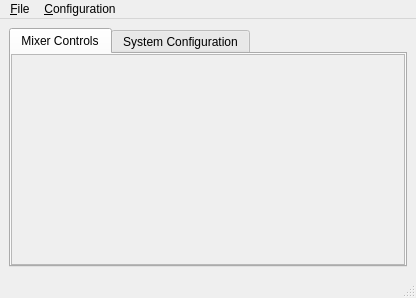
<?xml version="1.0" encoding="UTF-8"?>
<ui version="4.0">
 <class>MixerGUI</class>
 <widget class="QMainWindow" name="MixerGUI">
  <property name="geometry">
   <rect>
    <x>0</x>
    <y>0</y>
    <width>416</width>
    <height>298</height>
   </rect>
  </property>
  <property name="windowTitle">
   <string>Mixer</string>
  </property>
  <property name="windowIcon">
   <iconset resource="pc-mixer.qrc">
    <normaloff>:/icons/audio-volume-high.png</normaloff>:/icons/audio-volume-high.png</iconset>
  </property>
  <widget class="QWidget" name="centralwidget">
   <layout class="QVBoxLayout" name="verticalLayout">
    <item>
     <widget class="QTabWidget" name="tabWidget">
      <property name="currentIndex">
       <number>0</number>
      </property>
      <widget class="QWidget" name="tab">
       <attribute name="title">
        <string>Mixer Controls</string>
       </attribute>
       <layout class="QVBoxLayout" name="verticalLayout_2">
        <property name="spacing">
         <number>0</number>
        </property>
        <property name="leftMargin">
         <number>0</number>
        </property>
        <property name="topMargin">
         <number>0</number>
        </property>
        <property name="rightMargin">
         <number>0</number>
        </property>
        <property name="bottomMargin">
         <number>0</number>
        </property>
        <item>
         <widget class="QScrollArea" name="scrollArea">
          <property name="widgetResizable">
           <bool>true</bool>
          </property>
          <widget class="QWidget" name="scrollAreaWidgetContents">
           <property name="geometry">
            <rect>
             <x>0</x>
             <y>0</y>
             <width>392</width>
             <height>203</height>
            </rect>
           </property>
          </widget>
         </widget>
        </item>
       </layout>
      </widget>
      <widget class="QWidget" name="tab_2">
       <attribute name="title">
        <string>System Configuration</string>
       </attribute>
       <layout class="QFormLayout" name="formLayout">
        <item row="0" column="0">
         <widget class="QLabel" name="label_2">
          <property name="font">
           <font>
            <weight>75</weight>
            <bold>true</bold>
           </font>
          </property>
          <property name="text">
           <string>Recording Device:</string>
          </property>
         </widget>
        </item>
        <item row="0" column="1">
         <widget class="QComboBox" name="combo_record"/>
        </item>
        <item row="1" column="1">
         <widget class="QComboBox" name="combo_default"/>
        </item>
        <item row="1" column="0">
         <widget class="QLabel" name="label_tray">
          <property name="font">
           <font>
            <weight>75</weight>
            <bold>true</bold>
           </font>
          </property>
          <property name="text">
           <string>Default Tray Device:</string>
          </property>
         </widget>
        </item>
        <item row="3" column="0">
         <widget class="QLabel" name="label_3">
          <property name="font">
           <font>
            <weight>75</weight>
            <bold>true</bold>
           </font>
          </property>
          <property name="text">
           <string>Audio Output Channel:</string>
          </property>
         </widget>
        </item>
        <item row="4" column="1">
         <widget class="QCheckBox" name="check_disablepulse">
          <property name="text">
           <string>Disable PulseAudio</string>
          </property>
         </widget>
        </item>
        <item row="3" column="1">
         <widget class="QFrame" name="">
          <property name="frameShape">
           <enum>QFrame::StyledPanel</enum>
          </property>
          <layout class="QVBoxLayout" name="verticalLayout_3">
           <item>
            <widget class="QComboBox" name="combo_outdevice"/>
           </item>
           <item>
            <layout class="QHBoxLayout" name="horizontalLayout">
             <item>
              <widget class="QToolButton" name="tool_test">
               <property name="statusTip">
                <string>Test the current device</string>
               </property>
               <property name="text">
                <string>Test</string>
               </property>
              </widget>
             </item>
             <item>
              <widget class="QToolButton" name="tool_set_default">
               <property name="statusTip">
                <string>Set the current device as the system-wide default</string>
               </property>
               <property name="text">
                <string>Set as Default</string>
               </property>
              </widget>
             </item>
            </layout>
           </item>
          </layout>
         </widget>
        </item>
       </layout>
      </widget>
     </widget>
    </item>
   </layout>
  </widget>
  <widget class="QMenuBar" name="menubar">
   <property name="geometry">
    <rect>
     <x>0</x>
     <y>0</y>
     <width>416</width>
     <height>22</height>
    </rect>
   </property>
   <widget class="QMenu" name="menuFile">
    <property name="title">
     <string>&amp;File</string>
    </property>
    <addaction name="actionClose_Mixer"/>
    <addaction name="separator"/>
    <addaction name="actionClose_Mixer_and_Tray"/>
   </widget>
   <widget class="QMenu" name="menuConfiguration">
    <property name="title">
     <string>&amp;Configuration</string>
    </property>
    <addaction name="action_PulseAudio_Mixer"/>
    <addaction name="actionPulseAudio_Settings"/>
    <addaction name="actionRestart_PulseAudio"/>
   </widget>
   <addaction name="menuFile"/>
   <addaction name="menuConfiguration"/>
  </widget>
  <widget class="QStatusBar" name="statusbar"/>
  <action name="actionClose_Mixer_and_Tray">
   <property name="icon">
    <iconset resource="pc-mixer.qrc">
     <normaloff>:/icons/application-exit.png</normaloff>:/icons/application-exit.png</iconset>
   </property>
   <property name="text">
    <string>Close Mixer and Tray</string>
   </property>
  </action>
  <action name="actionClose_Mixer">
   <property name="icon">
    <iconset resource="pc-mixer.qrc">
     <normaloff>:/icons/window-close.png</normaloff>:/icons/window-close.png</iconset>
   </property>
   <property name="text">
    <string>&amp;Quit Mixer</string>
   </property>
  </action>
  <action name="action_Change_Audio_Device">
   <property name="icon">
    <iconset resource="pc-mixer.qrc">
     <normaloff>:/icons/audio-card.png</normaloff>:/icons/audio-card.png</iconset>
   </property>
   <property name="text">
    <string>Change &amp;Audio Device</string>
   </property>
   <property name="whatsThis">
    <string>pc-su pc-soundconfig</string>
   </property>
  </action>
  <action name="action_PulseAudio_Mixer">
   <property name="icon">
    <iconset resource="pc-mixer.qrc">
     <normaloff>:/icons/pulseaudio.png</normaloff>:/icons/pulseaudio.png</iconset>
   </property>
   <property name="text">
    <string>&amp;PulseAudio Mixer</string>
   </property>
   <property name="whatsThis">
    <string>pavucontrol</string>
   </property>
  </action>
  <action name="actionPulseAudio_Settings">
   <property name="icon">
    <iconset resource="pc-mixer.qrc">
     <normaloff>:/icons/pulseaudio-config.png</normaloff>:/icons/pulseaudio-config.png</iconset>
   </property>
   <property name="text">
    <string>PulseAudio &amp;Settings</string>
   </property>
   <property name="whatsThis">
    <string>paprefs</string>
   </property>
  </action>
  <action name="actionRestart_PulseAudio">
   <property name="text">
    <string>Restart PulseAudio</string>
   </property>
   <property name="whatsThis">
    <string/>
   </property>
  </action>
 </widget>
 <resources>
  <include location="pc-mixer.qrc"/>
 </resources>
 <connections/>
</ui>
